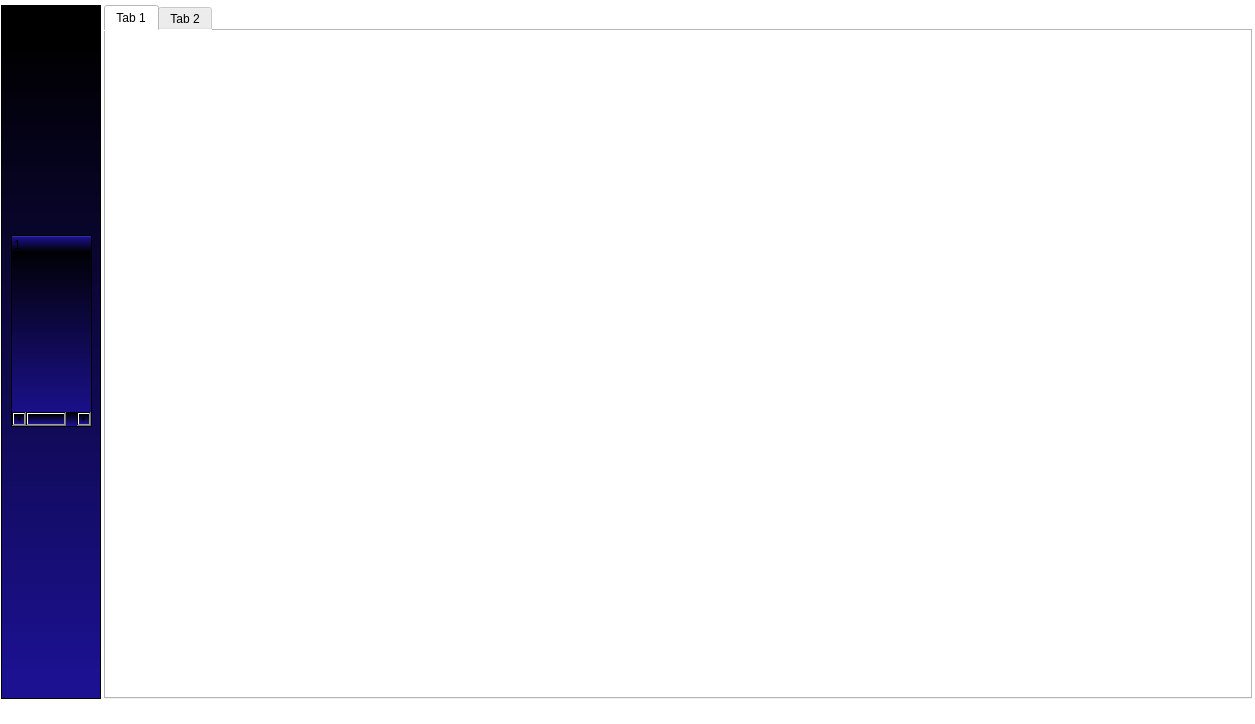
<?xml version="1.0" encoding="UTF-8"?>
<ui version="4.0">
 <class>MainWindow</class>
 <widget class="QMainWindow" name="MainWindow">
  <property name="geometry">
   <rect>
    <x>0</x>
    <y>0</y>
    <width>1255</width>
    <height>724</height>
   </rect>
  </property>
  <property name="windowTitle">
   <string>MODUS</string>
  </property>
  <property name="styleSheet">
   <string notr="true">background-color:white;</string>
  </property>
  <widget class="QWidget" name="centralWidget">
   <property name="minimumSize">
    <size>
     <width>1255</width>
     <height>0</height>
    </size>
   </property>
   <property name="contextMenuPolicy">
    <enum>Qt::ActionsContextMenu</enum>
   </property>
   <layout class="QGridLayout" name="gridLayout">
    <property name="leftMargin">
     <number>1</number>
    </property>
    <property name="topMargin">
     <number>5</number>
    </property>
    <property name="rightMargin">
     <number>3</number>
    </property>
    <property name="bottomMargin">
     <number>3</number>
    </property>
    <property name="horizontalSpacing">
     <number>3</number>
    </property>
    <item row="0" column="0" alignment="Qt::AlignLeft">
     <widget class="QFrame" name="main_left">
      <property name="minimumSize">
       <size>
        <width>100</width>
        <height>0</height>
       </size>
      </property>
      <property name="styleSheet">
       <string notr="true">background-color:#8298ff;
background-color: qlineargradient(spread:pad, x1:0, y1:1, x2:0, y2:0, stop:0.0284091 rgba(28, 17, 145, 255), stop:0.948864 rgba(0, 0, 0, 255));</string>
      </property>
      <property name="frameShape">
       <enum>QFrame::StyledPanel</enum>
      </property>
      <property name="frameShadow">
       <enum>QFrame::Raised</enum>
      </property>
      <widget class="QTreeWidget" name="treeWidget">
       <property name="geometry">
        <rect>
         <x>10</x>
         <y>230</y>
         <width>81</width>
         <height>192</height>
        </rect>
       </property>
       <column>
        <property name="text">
         <string notr="true">1</string>
        </property>
       </column>
      </widget>
     </widget>
    </item>
    <item row="0" column="1">
     <widget class="QTabWidget" name="tabWidget">
      <property name="currentIndex">
       <number>0</number>
      </property>
      <property name="tabBarAutoHide">
       <bool>true</bool>
      </property>
      <widget class="QWidget" name="tab">
       <attribute name="title">
        <string>Tab 1</string>
       </attribute>
      </widget>
      <widget class="QWidget" name="tab_2">
       <attribute name="title">
        <string>Tab 2</string>
       </attribute>
      </widget>
     </widget>
    </item>
   </layout>
  </widget>
  <widget class="QStatusBar" name="statusBar"/>
 </widget>
 <layoutdefault spacing="6" margin="11"/>
 <resources/>
 <connections/>
</ui>
